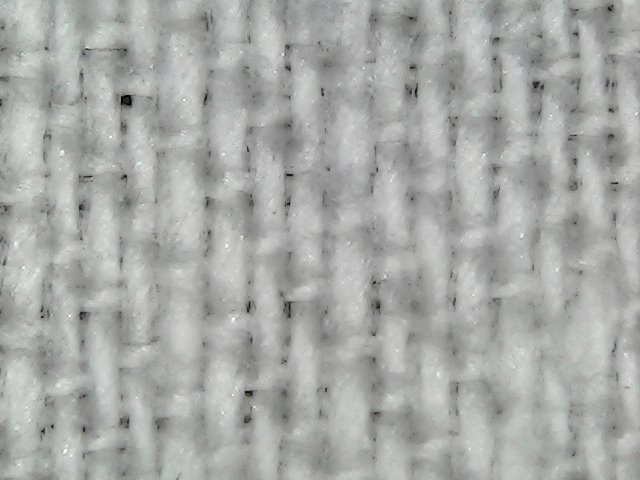
%> input picture INTERT/1.jpg, 640 x 480 px
$ octave Intertwined.m   (GNU Octave 9; MATLAB toolbox functions it lacks are replaced by stand-ins)
%> lines starting %> are read from the running program, lines starting %| are printed output that depends on the picture
% using canny edges and hough transform tofind the lines

I= imread('INTERT/1.jpg');
%> I is the input picture: size 480x640x3 uint8; mean R, G, B 168.3, 169.9, 167.8

Igry = rgb2gray(I);

J = histeq(Igry);
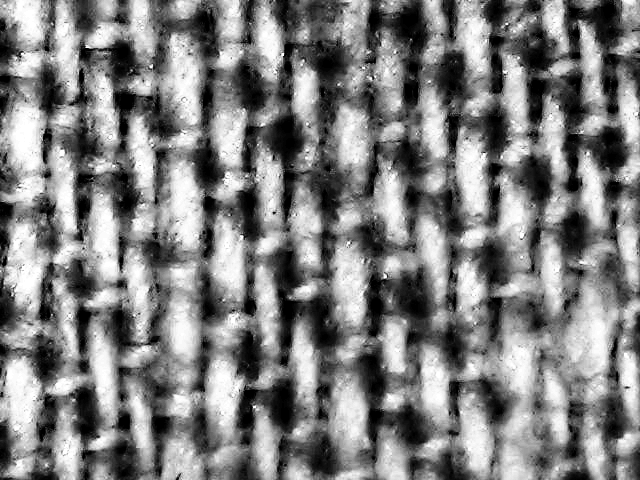
%> J: size 480x640 uint8; min 0, max 255, mean 127.4

%%BW = imbinarize(J);
%%BW = 1- BW;
%%SE = strel('line', 35, 90)

%%BW = imopen(BW,SE);
E= edge(J,'canny',[],10);
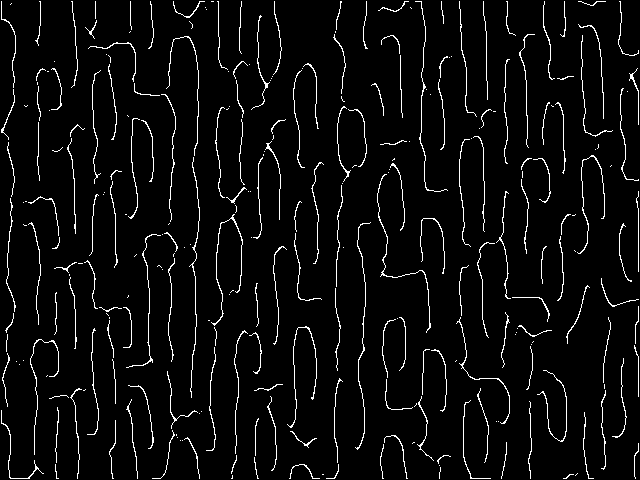
%> E: size 480x640 logical; 4.6% white in thin lines or dots
imshow(E);

[H,T,R] = hough(E);
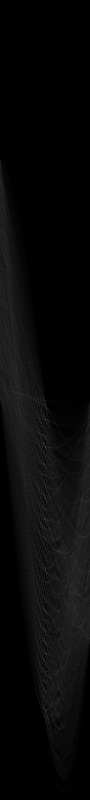
%> H: size 1599x180 double (shown at 1/2 size); min 0, max 178, mean 8.9
%> T = 180 values from -90 to 89; R = 1599 values from -799 to 799
peaks = houghpeaks(H,50,'Threshold',30);
%> peaks = 50 rows, first 12: [1438 91; 1287 92; 915 91; 1199 90; 892 91; 875 91; 1305 91; 1141 92; 322 1; 999 92; 840 92; 1058 91]
%> (the run ends here)

$ run again, with INTERT/2.jpg copied over INTERT/1.jpg
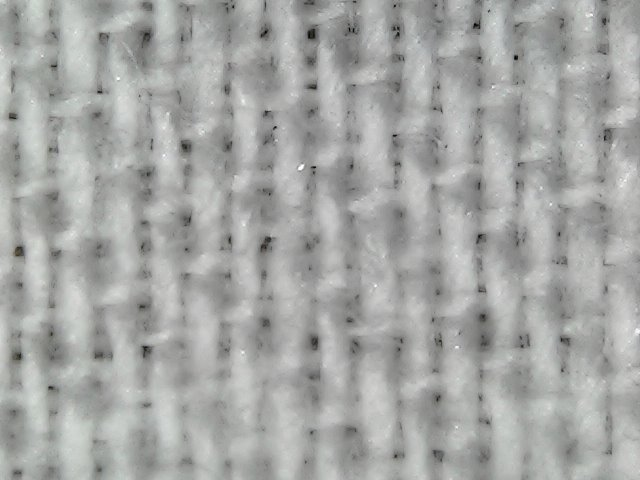
%> input picture INTERT/2.jpg, 640 x 480 px
%> I is the input picture: size 480x640x3 uint8; mean R, G, B 165.4, 166.7, 164.7
%> `J = histeq(Igry);`:
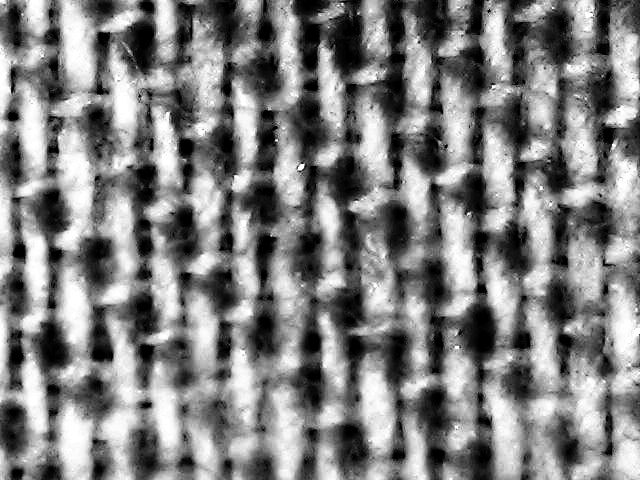
%> J: size 480x640 uint8; min 0, max 255, mean 127.5
%> `E= edge(J,'canny',[],10);`:
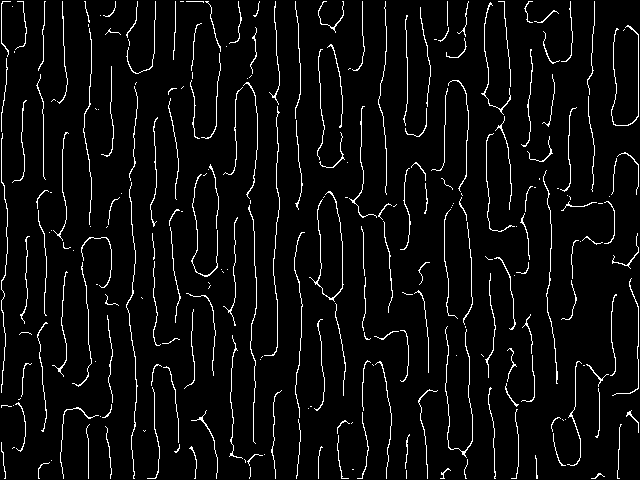
%> E: size 480x640 logical; 4.8% white in thin lines or dots
%> T = 180 values from -90 to 89; R = 1599 values from -799 to 799
%> peaks = 50 rows, first 12: [1438 91; 954 91; 801 91; 843 91; 1038 92; 862 91; 1077 91; 1159 90; 888 91; 911 91; 1120 91; 1207 91]

$ run again, with INTERT/3.jpg copied over INTERT/1.jpg
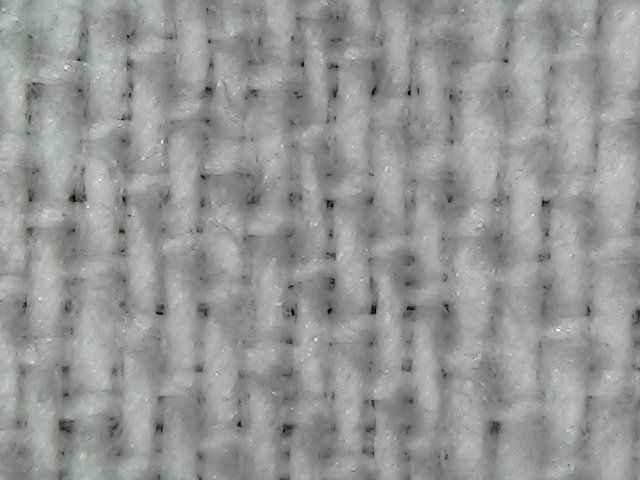
%> input picture INTERT/3.jpg, 640 x 480 px
%> I is the input picture: size 480x640x3 uint8; mean R, G, B 149.4, 150.7, 148.8
%> `J = histeq(Igry);`:
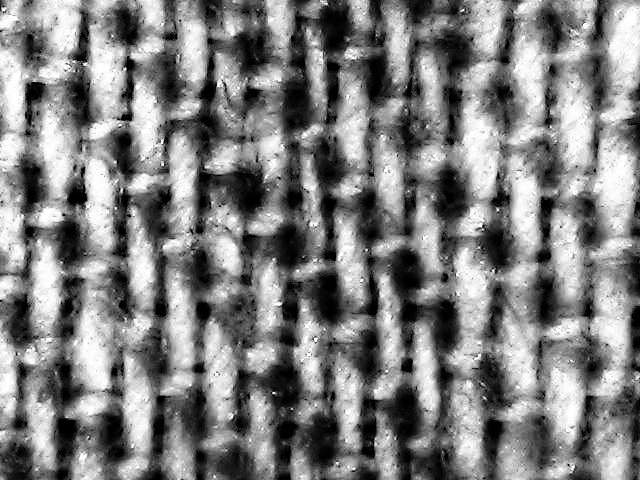
%> J: size 480x640 uint8; min 0, max 255, mean 127.3
%> `E= edge(J,'canny',[],10);`:
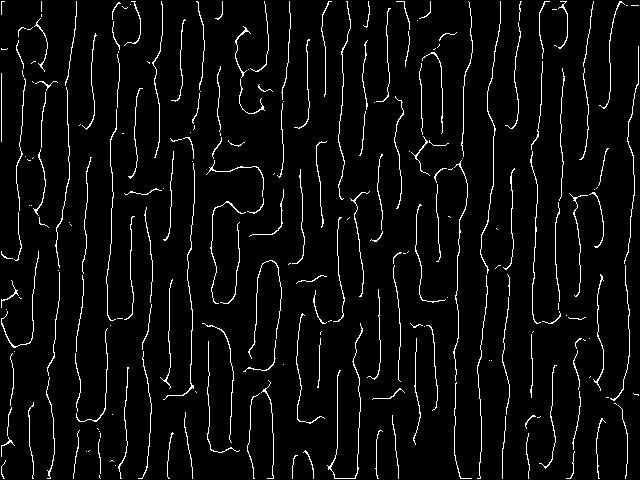
%> E: size 480x640 logical; 4.6% white in thin lines or dots
%> T = 180 values from -90 to 89; R = 1599 values from -799 to 799
%> peaks = 50 rows, first 12: [1343 93; 922 94; 801 91; 1144 92; 1262 92; 826 93; 939 93; 1365 93; 1318 93; 997 92; 1166 92; 1296 93]

$ run again, with INTERT/4.jpg copied over INTERT/1.jpg
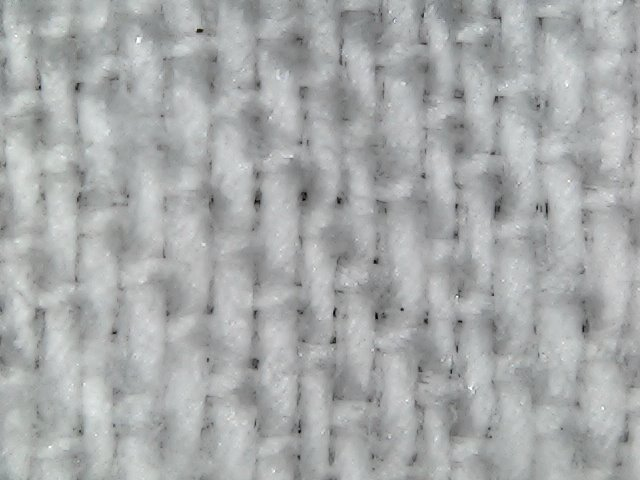
%> input picture INTERT/4.jpg, 640 x 480 px
%> I is the input picture: size 480x640x3 uint8; mean R, G, B 167.6, 170, 170.4
%> `J = histeq(Igry);`:
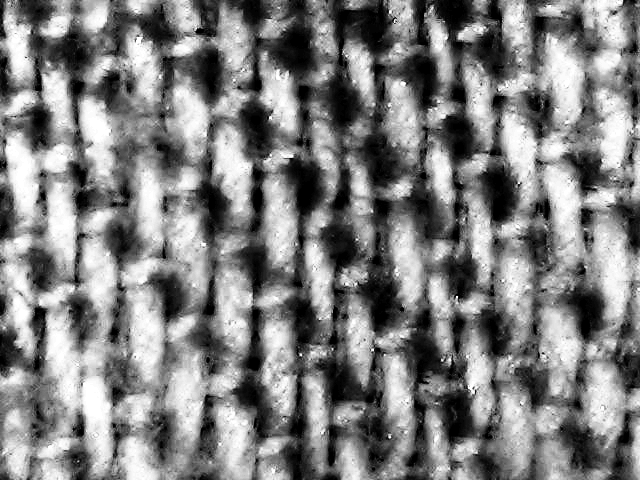
%> J: size 480x640 uint8; min 0, max 255, mean 127.4
%> `E= edge(J,'canny',[],10);`:
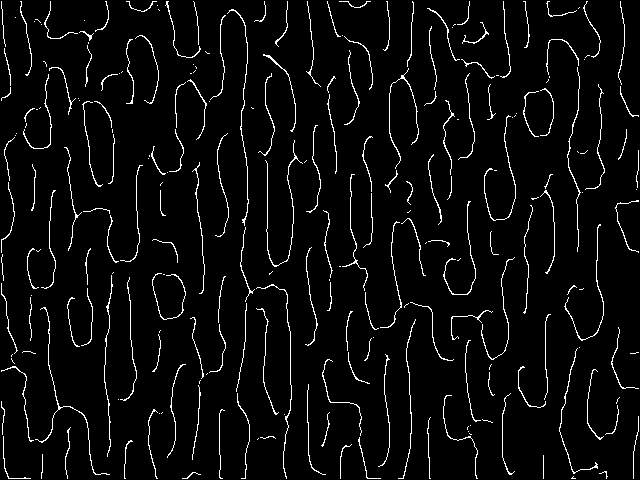
%> E: size 480x640 logical; 4.4% white in thin lines or dots
%> T = 180 values from -90 to 89; R = 1599 values from -799 to 799
%> peaks = 50 rows, first 12: [1067 91; 1045 91; 1189 91; 1351 92; 1101 80; 1244 81; 1085 88; 1019 91; 1096 92; 916 92; 1212 89; 1345 89]
